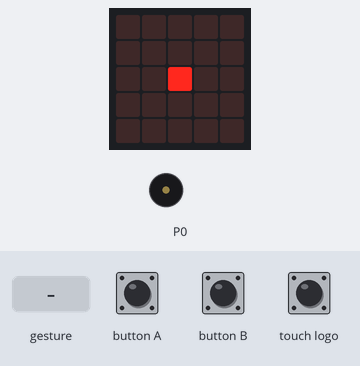
The program below on a simulated BBC micro:bit (MakeCode). Shown: the board's 5×5 LED display, buzzer (waves = sounding). Inputs (shaded band) come from the test bench. A tilt is held for 1.5 s and a shake lasts 1 s, then the board lies face up again.

Above: at 1.2 s.
1.3 s: gesture 'shake'
At 2.1 s:
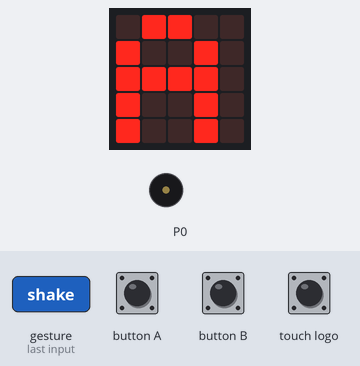
4.3 s: button A pressed for 0.15 s
At 5.1 s:
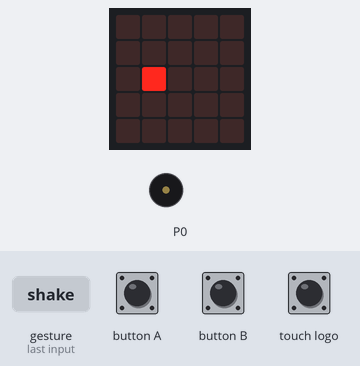
5.9 s: button A pressed for 0.15 s
At 6.4 s:
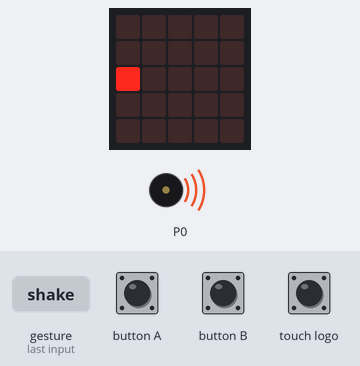
6.6 s: touch logo pressed for 0.15 s
At 8.6 s:
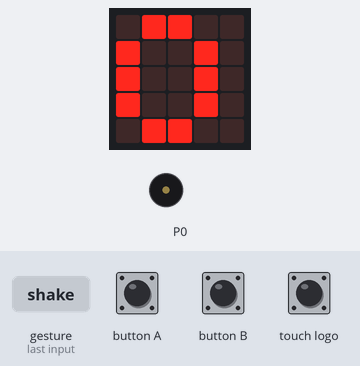
9.7 s: button B pressed for 0.15 s
At 10.4 s:
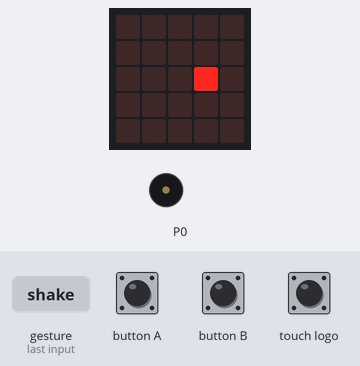
11.3 s: button B pressed for 0.15 s
At 12.5 s:
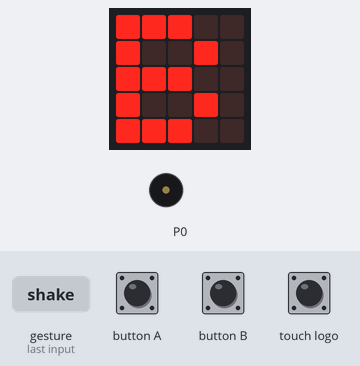
Timing chart, 0 to 14.3 s (numbered marks = the images above; inputs shaded):
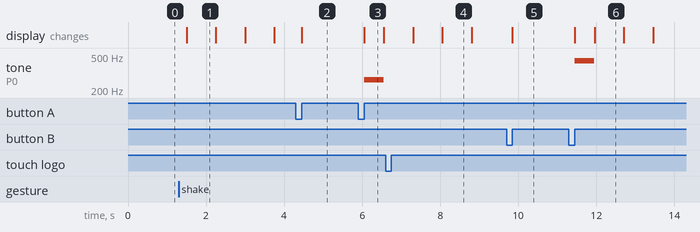

Measured:
- after the input at 1.3 s, the display: changes after 0.20 s (image 1)
- after the input at 4.3 s, the display: changes after 0.15 s (image 2)
- after the input at 5.9 s, tone on P0: silent → 262 Hz after 0.15 s, → silent 0.50 s later; the display: changes after 0.15 s (image 3)
- after the input at 9.7 s, the display: changes after 0.15 s (image 5)
- after the input at 11.3 s, tone on P0: silent → 440 Hz after 0.15 s, → silent 0.50 s later; the display: first changes after 0.15 s (image 6 shows a later state)
- what the display in image 1 shows lasts 0.8 s, from 1.5 s to 2.3 s
- what the display in image 3 shows lasts 0.5 s, from 6.1 s to 6.6 s

The program:

main.ts
```typescript
function escreva () {
    basic.clearScreen()
    led.plot(led2, 2)
    if (led2 == 0) {
        music.playTone(262, music.beat(BeatFraction.Whole))
        basic.showString("A")
        led2 = 2
        A += 1
        basic.showNumber(A)
        basic.clearScreen()
        led.plot(led2, 2)
    } else if (led2 == 4) {
        music.playTone(440, music.beat(BeatFraction.Whole))
        basic.showString("B")
        led2 = 2
        B += 1
        basic.showNumber(B)
        basic.clearScreen()
        led.plot(led2, 2)
    }
}
input.onLogoEvent(TouchButtonEvent.Pressed, function () {
    A = 0
    B = 0
    led2 = 2
    basic.showNumber(0)
    basic.clearScreen()
    led.plot(led2, 2)
})
input.onButtonPressed(Button.A, function () {
    led2 += -1
    basic.clearScreen()
    led.plot(led2, 2)
    escreva()
})
input.onGesture(Gesture.Shake, function () {
    basic.showString("A")
    basic.showNumber(A)
    basic.showString("B")
    basic.showNumber(B)
    basic.clearScreen()
    led.plot(led2, 2)
})
input.onButtonPressed(Button.B, function () {
    led2 += 1
    basic.clearScreen()
    led.plot(led2, 2)
    escreva()
})
let B = 0
let A = 0
let led2 = 0
led2 = 2
basic.clearScreen()
led.plot(led2, 2)
A = 0
B = 0
```

test.ts
```typescript
// testes vão aqui; isto não será compilado quando este pacote for usado como uma extensão.
```
